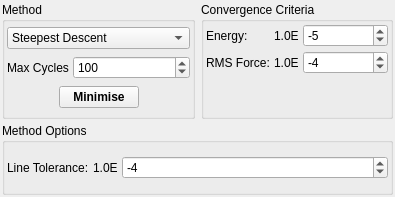
<ui version="4.0" >
 <class>MinimiserDialog</class>
 <widget class="QDialog" name="MinimiserDialog" >
  <property name="geometry" >
   <rect>
    <x>0</x>
    <y>0</y>
    <width>395</width>
    <height>197</height>
   </rect>
  </property>
  <property name="windowTitle" >
   <string>Minimiser</string>
  </property>
  <property name="windowIcon" >
   <iconset resource="icons.qrc" >
    <normaloff>:/stackicons/icons/stack_minimiser.svg</normaloff>:/stackicons/icons/stack_minimiser.svg</iconset>
  </property>
  <layout class="QVBoxLayout" >
   <property name="spacing" >
    <number>4</number>
   </property>
   <property name="margin" >
    <number>2</number>
   </property>
   <item>
    <layout class="QHBoxLayout" >
     <property name="spacing" >
      <number>6</number>
     </property>
     <property name="margin" >
      <number>0</number>
     </property>
     <item>
      <widget class="QGroupBox" name="groupBox" >
       <property name="sizePolicy" >
        <sizepolicy vsizetype="Minimum" hsizetype="Minimum" >
         <horstretch>0</horstretch>
         <verstretch>0</verstretch>
        </sizepolicy>
       </property>
       <property name="title" >
        <string>Method</string>
       </property>
       <layout class="QVBoxLayout" >
        <property name="spacing" >
         <number>4</number>
        </property>
        <property name="margin" >
         <number>2</number>
        </property>
        <item>
         <widget class="QComboBox" name="MinimiserMethodCombo" >
          <property name="sizePolicy" >
           <sizepolicy vsizetype="Fixed" hsizetype="Expanding" >
            <horstretch>0</horstretch>
            <verstretch>0</verstretch>
           </sizepolicy>
          </property>
          <item>
           <property name="text" >
            <string>Steepest Descent</string>
           </property>
          </item>
          <item>
           <property name="text" >
            <string>Conjugate Gradient</string>
           </property>
          </item>
          <item>
           <property name="text" >
            <string>Monte Carlo (Molecular)</string>
           </property>
          </item>
          <item>
           <property name="text" >
            <string>Simplex</string>
           </property>
          </item>
         </widget>
        </item>
        <item>
         <layout class="QHBoxLayout" >
          <property name="spacing" >
           <number>4</number>
          </property>
          <property name="margin" >
           <number>0</number>
          </property>
          <item>
           <widget class="QLabel" name="label_46" >
            <property name="text" >
             <string>Max Cycles</string>
            </property>
           </widget>
          </item>
          <item>
           <widget class="QSpinBox" name="MinimiseCyclesSpin" >
            <property name="sizePolicy" >
             <sizepolicy vsizetype="Fixed" hsizetype="Expanding" >
              <horstretch>0</horstretch>
              <verstretch>0</verstretch>
             </sizepolicy>
            </property>
            <property name="minimum" >
             <number>1</number>
            </property>
            <property name="maximum" >
             <number>10000</number>
            </property>
            <property name="singleStep" >
             <number>2</number>
            </property>
            <property name="value" >
             <number>100</number>
            </property>
           </widget>
          </item>
         </layout>
        </item>
        <item>
         <layout class="QHBoxLayout" >
          <property name="spacing" >
           <number>4</number>
          </property>
          <property name="margin" >
           <number>0</number>
          </property>
          <item>
           <spacer>
            <property name="orientation" >
             <enum>Qt::Horizontal</enum>
            </property>
            <property name="sizeHint" stdset="0" >
             <size>
              <width>21</width>
              <height>20</height>
             </size>
            </property>
           </spacer>
          </item>
          <item>
           <widget class="QPushButton" name="MinimiseButton" >
            <property name="font" >
             <font>
              <weight>75</weight>
              <bold>true</bold>
             </font>
            </property>
            <property name="text" >
             <string>Minimise</string>
            </property>
            <property name="autoDefault" >
             <bool>false</bool>
            </property>
           </widget>
          </item>
          <item>
           <spacer>
            <property name="orientation" >
             <enum>Qt::Horizontal</enum>
            </property>
            <property name="sizeHint" stdset="0" >
             <size>
              <width>21</width>
              <height>20</height>
             </size>
            </property>
           </spacer>
          </item>
         </layout>
        </item>
       </layout>
      </widget>
     </item>
     <item>
      <widget class="QGroupBox" name="ConvergenceGroup" >
       <property name="sizePolicy" >
        <sizepolicy vsizetype="Minimum" hsizetype="Expanding" >
         <horstretch>0</horstretch>
         <verstretch>0</verstretch>
        </sizepolicy>
       </property>
       <property name="title" >
        <string>Convergence Criteria</string>
       </property>
       <layout class="QGridLayout" >
        <property name="margin" >
         <number>2</number>
        </property>
        <property name="spacing" >
         <number>4</number>
        </property>
        <item row="0" column="2" >
         <widget class="QSpinBox" name="EnergyConvergeSpin" >
          <property name="sizePolicy" >
           <sizepolicy vsizetype="Fixed" hsizetype="Expanding" >
            <horstretch>0</horstretch>
            <verstretch>0</verstretch>
           </sizepolicy>
          </property>
          <property name="minimum" >
           <number>-10</number>
          </property>
          <property name="maximum" >
           <number>1</number>
          </property>
          <property name="value" >
           <number>-5</number>
          </property>
         </widget>
        </item>
        <item row="1" column="2" >
         <widget class="QSpinBox" name="ForceConvergeSpin" >
          <property name="enabled" >
           <bool>true</bool>
          </property>
          <property name="sizePolicy" >
           <sizepolicy vsizetype="Fixed" hsizetype="Expanding" >
            <horstretch>0</horstretch>
            <verstretch>0</verstretch>
           </sizepolicy>
          </property>
          <property name="minimum" >
           <number>-10</number>
          </property>
          <property name="maximum" >
           <number>1</number>
          </property>
          <property name="value" >
           <number>-4</number>
          </property>
         </widget>
        </item>
        <item row="0" column="1" >
         <widget class="QLabel" name="label_26" >
          <property name="sizePolicy" >
           <sizepolicy vsizetype="Preferred" hsizetype="Minimum" >
            <horstretch>0</horstretch>
            <verstretch>0</verstretch>
           </sizepolicy>
          </property>
          <property name="text" >
           <string>1.0E</string>
          </property>
         </widget>
        </item>
        <item row="0" column="0" >
         <widget class="QLabel" name="label_9" >
          <property name="sizePolicy" >
           <sizepolicy vsizetype="Preferred" hsizetype="Minimum" >
            <horstretch>0</horstretch>
            <verstretch>0</verstretch>
           </sizepolicy>
          </property>
          <property name="text" >
           <string>Energy:</string>
          </property>
         </widget>
        </item>
        <item row="1" column="1" >
         <widget class="QLabel" name="label_45" >
          <property name="sizePolicy" >
           <sizepolicy vsizetype="Preferred" hsizetype="Minimum" >
            <horstretch>0</horstretch>
            <verstretch>0</verstretch>
           </sizepolicy>
          </property>
          <property name="text" >
           <string>1.0E</string>
          </property>
         </widget>
        </item>
        <item row="1" column="0" >
         <widget class="QLabel" name="label_10" >
          <property name="sizePolicy" >
           <sizepolicy vsizetype="Preferred" hsizetype="Minimum" >
            <horstretch>0</horstretch>
            <verstretch>0</verstretch>
           </sizepolicy>
          </property>
          <property name="text" >
           <string>RMS Force:</string>
          </property>
         </widget>
        </item>
        <item row="2" column="1" >
         <spacer>
          <property name="orientation" >
           <enum>Qt::Vertical</enum>
          </property>
          <property name="sizeHint" stdset="0" >
           <size>
            <width>20</width>
            <height>40</height>
           </size>
          </property>
         </spacer>
        </item>
       </layout>
      </widget>
     </item>
    </layout>
   </item>
   <item>
    <widget class="QGroupBox" name="MethodOptionsGroup" >
     <property name="sizePolicy" >
      <sizepolicy vsizetype="Minimum" hsizetype="Minimum" >
       <horstretch>0</horstretch>
       <verstretch>0</verstretch>
      </sizepolicy>
     </property>
     <property name="title" >
      <string>Method Options</string>
     </property>
     <layout class="QVBoxLayout" >
      <property name="spacing" >
       <number>4</number>
      </property>
      <property name="margin" >
       <number>2</number>
      </property>
      <item>
       <widget class="QStackedWidget" name="MethodOptionsStack" >
        <property name="sizePolicy" >
         <sizepolicy vsizetype="Minimum" hsizetype="Expanding" >
          <horstretch>0</horstretch>
          <verstretch>0</verstretch>
         </sizepolicy>
        </property>
        <property name="currentIndex" >
         <number>1</number>
        </property>
        <widget class="QWidget" name="MinimiseSDPage" >
         <property name="geometry" >
          <rect>
           <x>0</x>
           <y>0</y>
           <width>100</width>
           <height>30</height>
          </rect>
         </property>
         <layout class="QHBoxLayout" >
          <property name="spacing" >
           <number>4</number>
          </property>
          <property name="margin" >
           <number>0</number>
          </property>
          <item>
           <layout class="QHBoxLayout" >
            <property name="spacing" >
             <number>4</number>
            </property>
            <property name="margin" >
             <number>0</number>
            </property>
            <item>
             <widget class="QLabel" name="label_20" >
              <property name="sizePolicy" >
               <sizepolicy vsizetype="Preferred" hsizetype="Minimum" >
                <horstretch>0</horstretch>
                <verstretch>0</verstretch>
               </sizepolicy>
              </property>
              <property name="text" >
               <string>Line Tolerance:</string>
              </property>
             </widget>
            </item>
            <item>
             <widget class="QLabel" name="label_21" >
              <property name="sizePolicy" >
               <sizepolicy vsizetype="Preferred" hsizetype="Minimum" >
                <horstretch>0</horstretch>
                <verstretch>0</verstretch>
               </sizepolicy>
              </property>
              <property name="text" >
               <string>1.0E</string>
              </property>
             </widget>
            </item>
            <item>
             <widget class="QSpinBox" name="SDLineToleranceSpin" >
              <property name="sizePolicy" >
               <sizepolicy vsizetype="Fixed" hsizetype="Expanding" >
                <horstretch>0</horstretch>
                <verstretch>0</verstretch>
               </sizepolicy>
              </property>
              <property name="minimum" >
               <number>-10</number>
              </property>
              <property name="maximum" >
               <number>-1</number>
              </property>
              <property name="value" >
               <number>-4</number>
              </property>
             </widget>
            </item>
           </layout>
          </item>
         </layout>
        </widget>
        <widget class="QWidget" name="MethodCGOptionsPage" >
         <property name="geometry" >
          <rect>
           <x>0</x>
           <y>0</y>
           <width>383</width>
           <height>39</height>
          </rect>
         </property>
         <layout class="QVBoxLayout" >
          <property name="spacing" >
           <number>4</number>
          </property>
          <property name="margin" >
           <number>0</number>
          </property>
          <item>
           <layout class="QHBoxLayout" >
            <property name="spacing" >
             <number>4</number>
            </property>
            <property name="margin" >
             <number>0</number>
            </property>
            <item>
             <widget class="QLabel" name="label_47" >
              <property name="sizePolicy" >
               <sizepolicy vsizetype="Preferred" hsizetype="Minimum" >
                <horstretch>0</horstretch>
                <verstretch>0</verstretch>
               </sizepolicy>
              </property>
              <property name="text" >
               <string>Line Tolerance:</string>
              </property>
             </widget>
            </item>
            <item>
             <widget class="QLabel" name="label_48" >
              <property name="sizePolicy" >
               <sizepolicy vsizetype="Preferred" hsizetype="Minimum" >
                <horstretch>0</horstretch>
                <verstretch>0</verstretch>
               </sizepolicy>
              </property>
              <property name="text" >
               <string>1.0E</string>
              </property>
             </widget>
            </item>
            <item>
             <widget class="QSpinBox" name="CGLineToleranceSpin" >
              <property name="sizePolicy" >
               <sizepolicy vsizetype="Fixed" hsizetype="Expanding" >
                <horstretch>0</horstretch>
                <verstretch>0</verstretch>
               </sizepolicy>
              </property>
              <property name="minimum" >
               <number>-10</number>
              </property>
              <property name="maximum" >
               <number>-1</number>
              </property>
              <property name="value" >
               <number>-4</number>
              </property>
             </widget>
            </item>
           </layout>
          </item>
         </layout>
        </widget>
        <widget class="QWidget" name="MethodMCOptionsPage" >
         <property name="geometry" >
          <rect>
           <x>0</x>
           <y>0</y>
           <width>100</width>
           <height>30</height>
          </rect>
         </property>
        </widget>
        <widget class="QWidget" name="MethodSimplexOptionsPage" >
         <property name="geometry" >
          <rect>
           <x>0</x>
           <y>0</y>
           <width>100</width>
           <height>30</height>
          </rect>
         </property>
        </widget>
       </widget>
      </item>
     </layout>
    </widget>
   </item>
  </layout>
 </widget>
 <tabstops>
  <tabstop>MinimiserMethodCombo</tabstop>
  <tabstop>MinimiseCyclesSpin</tabstop>
  <tabstop>MinimiseButton</tabstop>
  <tabstop>EnergyConvergeSpin</tabstop>
  <tabstop>ForceConvergeSpin</tabstop>
  <tabstop>SDLineToleranceSpin</tabstop>
  <tabstop>CGLineToleranceSpin</tabstop>
 </tabstops>
 <resources>
  <include location="icons.qrc" />
 </resources>
 <connections/>
</ui>
